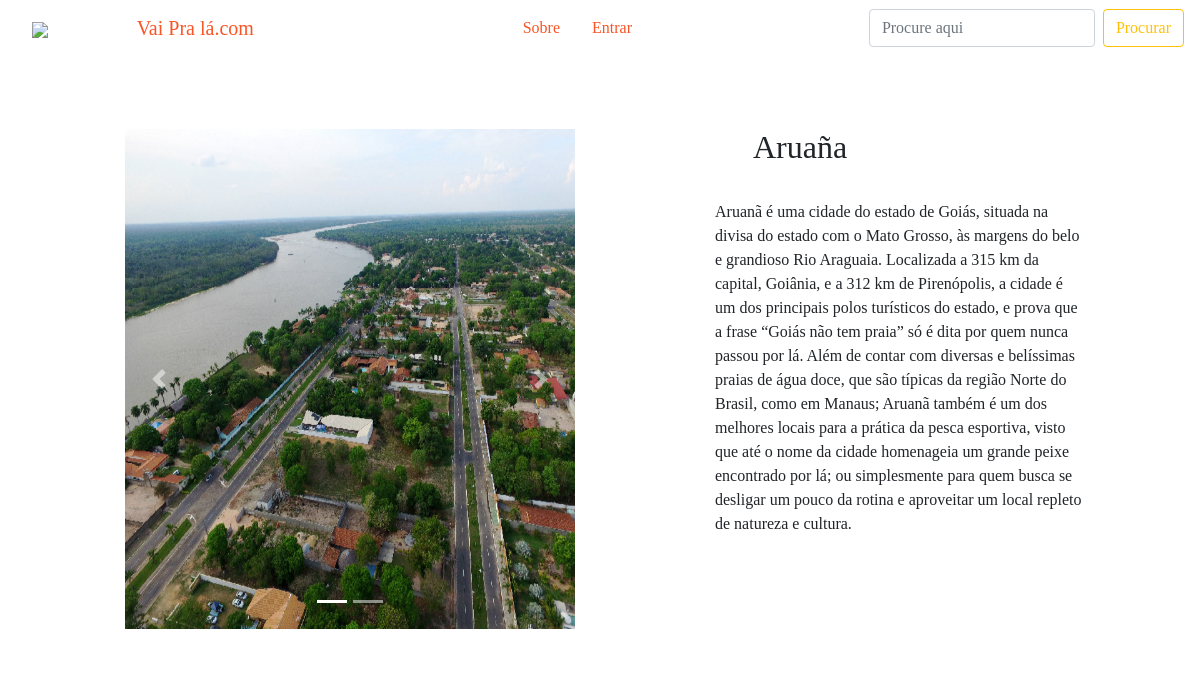
Page /cidades.php?codigo_filtro=1 on the committed database.
### tables this page shows
CREATE TABLE `cidade` (
  `cd_cidade` int(3) UNSIGNED NOT NULL,
  `id_estado` int(20) UNSIGNED NOT NULL,
  `nm_cidade` varchar(20) NOT NULL,
  `info` text NOT NULL,
  `maps` varchar(999) NOT NULL,
  `foto` text DEFAULT NULL
);

### cidades.php (the view, shortened to what this page needs)
<?php
include 'banco/conexao.php';
include 'css/header.php';
?>
<!DOCTYPE html>
<html lang="en">
<head>
    <link rel="stylesheet" href="https://maxcdn.bootstrapcdn.com/bootstrap/4.5.2/css/bootstrap.min.css">
</head>
<body>
<?php
	if (!isset($_SESSION['usuario'])){
		echo "<nav class='navbar nav-expand-lg bg-white'>
		<a class='navbar-brand nav-link justify-content-center' href='index.php'>
		 <img src='img/cristo.png' width='100' class='d-inline-block align-center justify-content-center'>
		 Vai Pra lá.com
	   </a>
       <ul class='nav justify-content-end'>
       <li class='nav-item'><a href='sobre.php' class='nav-link'>Sobre</a></li>
       <li class='nav-item'><a href='login.php' class='nav-link'>Entrar</a></li>
        </ul>
        <ul class='nav justify-content-end'>
          <form method='post' action='pesquisa.php' class='form-inline my-2 my-lg-0'>
            <input class='form-control mr-sm-2' type='search' id='pesquisa' name='pesquisa' placeholder='Procure aqui'>
            <button class='btn btn-outline-warning' type='submit'>Procurar</button>
          </form>
        </ul>
	    </nav>";
	}
?>
    <br>
    <div class='container-fluid'>
        <br>
        <div class='row'>
            <div class='col-sm-5 offset-md-1 bg-white' id='caixas2'>
                <div class="carousel slide" id="carrosel" data-ride="carousel">
                    <ul class="carousel-indicators">
                        <li class="active" data-target='#carrosel' data-slide-to="0" ></li>
                        <li data-target='#carrosel' data-slide-to="1"></li>
                    </ul>
                    <div class="carousel-inner">
                        <div class="carousel-item active">
                                <?php
                                    $sql = "SELECT * FROM cidade WHERE cidade.cd_cidade= ".$_GET['codigo_filtro'];
                                      if($query = $mysqli->query($sql)){
                                            while($dados = $query->fetch_object()){
                                              $foto = $dados->cd_cidade;
                                              echo "<img width='500' height='500' src='img/cidade/".$foto.".jpg'>";
                                            }
                                        }
                                ?>
                        </div>
                    </div>
                    <a href="#carrosel" class="carousel-control-prev" data-slide="prev">
                        <span class="carousel-control-prev-icon"></span>
                    </a>
                    <a href="#carrosel" class="carousel-control-next" data-slide="next">
                        <span class="carousel-control-next-icon"></span>
                    </a>
                </div>
            </div>
            <div class='col-sm-4 offset-md-1 bg-white' id='caixinha'>
                <div id='caixinha'>
                <center>
                    <?php
                        $sql = "SELECT * FROM cidade WHERE cidade.cd_cidade= ".$_GET['codigo_filtro'];
                            if($query = $mysqli->query($sql)){
                                while($dados = $query->fetch_object()){
                                    $nm_cidade = "<br>
                                    <div class='row'>
                                        <div class='col-sm-6'>
                                            <h2>".$dados->nm_cidade."</h2>
                                        </div>
                                        <br>
                                        <br>
                                        <br>";
                                }
                                echo $nm_cidade;
                            }
                    ?>
                </center>
                </div>
                <div data-spy="scroll" data-target="#navbar-vertical" data-offset="0" class='scrollspysite'>
                    <?php
                        $sql = "SELECT * FROM cidade WHERE cidade.cd_cidade= ".$_GET['codigo_filtro'];
                            if($query = $mysqli->query($sql)){
                              while($dados = $query->fetch_object()){
                                $info=$dados->info;
                              }
                                echo $info;
                            }
                    ?>
                    <br>
                    <br>
                    <br>
                    <br>
                </div>
            </div>
        </div>
        <br>
    </div>
</body>
</html>

### cidades.php (style rules this page uses)
body { background-image: url(img/cidades.jpg); background-size: cover; background-repeat: no-repeat; }
.scrollspysite { position:relative; overflow: auto; height: 400px; }
#caixas2 { border-radius: 10px; padding: 25px; height: relative; }
* { font-family: 'DM Serif Display', serif; }
a { color:#f95426; }

### rows in the picture
cidade: nm_cidade "Aruaña", info "Aruanã é uma cidade do estado de Goiás, situada na divisa do estado com o Mato Grosso, às margens do belo e grandioso Rio Araguaia. Localizada a 315 km da capital, Goiânia, e a 312 km de Pirenópolis, a cidade é um dos principais polos turísticos do estado, e prova que a frase “Goiás não tem praia” só é dita por quem nunca passou por lá. Além de contar com diversas e belíssimas praias de água doce, que são típicas da região Norte do Brasil, como em Manaus; Aruanã também é um dos melhores locais para a prática da pesca esportiva, visto que até o nome da cidade homenageia um grande peixe encontrado por lá; ou simplesmente para quem busca se desligar um pouco da rotina e aproveitar um local…"
